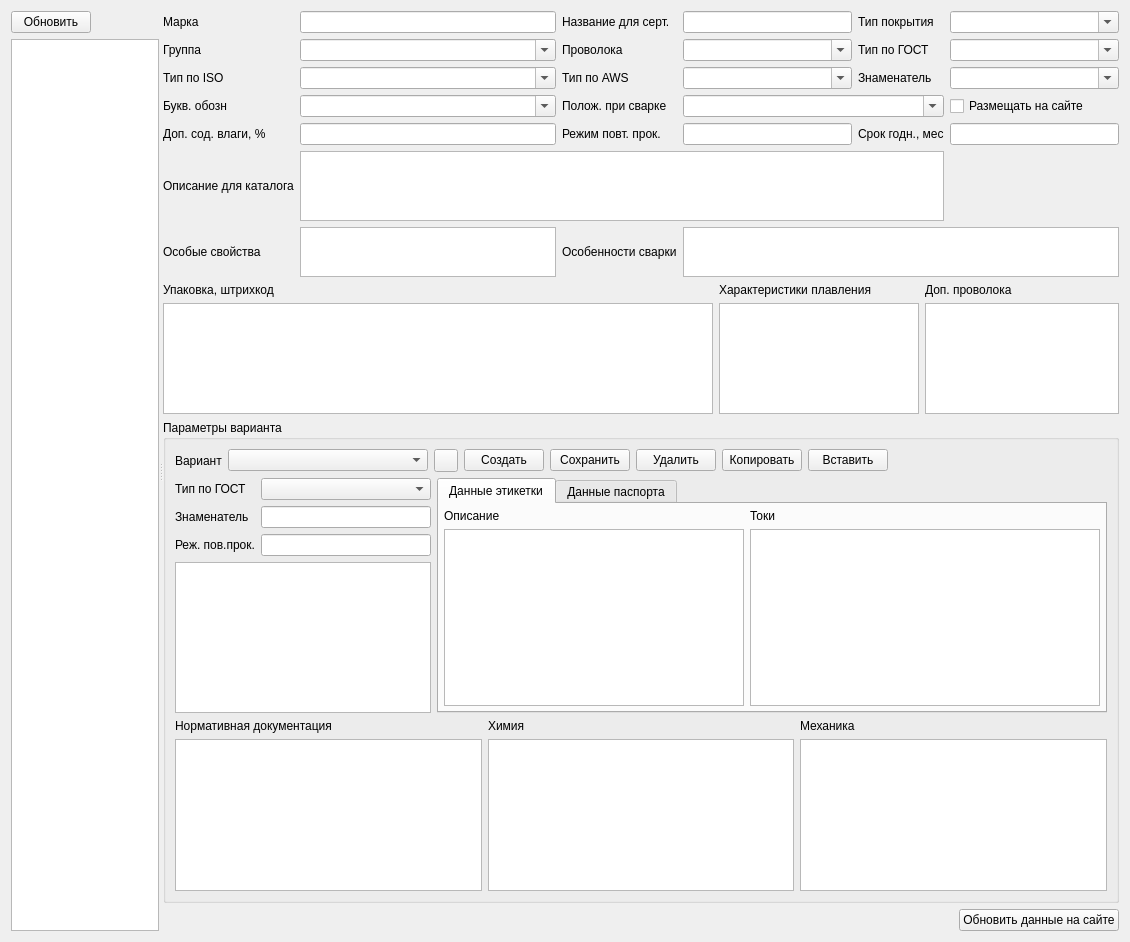
<?xml version="1.0" encoding="UTF-8"?>
<ui version="4.0">
 <class>FormMarkEl</class>
 <widget class="QWidget" name="FormMarkEl">
  <property name="geometry">
   <rect>
    <x>0</x>
    <y>0</y>
    <width>1130</width>
    <height>942</height>
   </rect>
  </property>
  <property name="windowTitle">
   <string>Form</string>
  </property>
  <layout class="QHBoxLayout" name="horizontalLayout_4">
   <item>
    <widget class="QSplitter" name="splitter">
     <property name="orientation">
      <enum>Qt::Orientation::Horizontal</enum>
     </property>
     <widget class="QWidget" name="verticalLayoutWidget">
      <layout class="QVBoxLayout" name="verticalLayout_6">
       <item>
        <widget class="QPushButton" name="pushButtonUpd">
         <property name="sizePolicy">
          <sizepolicy hsizetype="Maximum" vsizetype="Fixed">
           <horstretch>0</horstretch>
           <verstretch>0</verstretch>
          </sizepolicy>
         </property>
         <property name="text">
          <string>Обновить</string>
         </property>
        </widget>
       </item>
       <item>
        <widget class="RestTableView" name="tableViewMark">
         <property name="selectionMode">
          <enum>QAbstractItemView::SelectionMode::SingleSelection</enum>
         </property>
         <property name="selectionBehavior">
          <enum>QAbstractItemView::SelectionBehavior::SelectRows</enum>
         </property>
        </widget>
       </item>
      </layout>
     </widget>
     <widget class="QWidget" name="layoutWidget">
      <layout class="QVBoxLayout" name="verticalLayout_5">
       <item>
        <layout class="QGridLayout" name="gridLayout">
         <item row="1" column="2">
          <widget class="QLabel" name="label_5">
           <property name="text">
            <string>Проволока</string>
           </property>
          </widget>
         </item>
         <item row="2" column="2">
          <widget class="QLabel" name="label_9">
           <property name="text">
            <string>Тип по AWS</string>
           </property>
          </widget>
         </item>
         <item row="3" column="5">
          <widget class="QCheckBox" name="checkBoxKat">
           <property name="text">
            <string>Размещать на сайте</string>
           </property>
          </widget>
         </item>
         <item row="2" column="4">
          <widget class="QLabel" name="label_10">
           <property name="text">
            <string>Знаменатель</string>
           </property>
          </widget>
         </item>
         <item row="2" column="0">
          <widget class="QLabel" name="label_8">
           <property name="text">
            <string>Тип по ISO</string>
           </property>
          </widget>
         </item>
         <item row="2" column="1">
          <widget class="RestComboBox" name="comboBoxISO">
           <property name="editable">
            <bool>true</bool>
           </property>
          </widget>
         </item>
         <item row="1" column="1">
          <widget class="RestComboBox" name="comboBoxVid">
           <property name="editable">
            <bool>true</bool>
           </property>
          </widget>
         </item>
         <item row="2" column="3">
          <widget class="RestComboBox" name="comboBoxAWS">
           <property name="editable">
            <bool>true</bool>
           </property>
          </widget>
         </item>
         <item row="4" column="2">
          <widget class="QLabel" name="label_14">
           <property name="text">
            <string>Режим повт. прок.</string>
           </property>
          </widget>
         </item>
         <item row="0" column="1">
          <widget class="QLineEdit" name="lineEditMark"/>
         </item>
         <item row="0" column="0">
          <widget class="QLabel" name="label">
           <property name="text">
            <string>Марка</string>
           </property>
          </widget>
         </item>
         <item row="0" column="2">
          <widget class="QLabel" name="label_2">
           <property name="text">
            <string>Название для серт.</string>
           </property>
          </widget>
         </item>
         <item row="4" column="3">
          <widget class="QLineEdit" name="lineEditPr"/>
         </item>
         <item row="0" column="3">
          <widget class="QLineEdit" name="lineEditMarkSert"/>
         </item>
         <item row="4" column="5">
          <widget class="QLineEdit" name="lineEditSL"/>
         </item>
         <item row="4" column="4">
          <widget class="QLabel" name="label_12">
           <property name="text">
            <string>Срок годн., мес</string>
           </property>
          </widget>
         </item>
         <item row="1" column="0">
          <widget class="QLabel" name="label_4">
           <property name="text">
            <string>Группа</string>
           </property>
          </widget>
         </item>
         <item row="4" column="1">
          <widget class="QLineEdit" name="lineEditVl"/>
         </item>
         <item row="0" column="5">
          <widget class="RestComboBox" name="comboBoxGroup">
           <property name="editable">
            <bool>true</bool>
           </property>
          </widget>
         </item>
         <item row="3" column="0">
          <widget class="QLabel" name="label_11">
           <property name="text">
            <string>Букв. обозн</string>
           </property>
          </widget>
         </item>
         <item row="1" column="5">
          <widget class="RestComboBox" name="comboBoxGost">
           <property name="editable">
            <bool>true</bool>
           </property>
          </widget>
         </item>
         <item row="3" column="2">
          <widget class="QLabel" name="label_6">
           <property name="text">
            <string>Полож. при сварке</string>
           </property>
          </widget>
         </item>
         <item row="1" column="4">
          <widget class="QLabel" name="label_7">
           <property name="text">
            <string>Тип по ГОСТ</string>
           </property>
          </widget>
         </item>
         <item row="0" column="4">
          <widget class="QLabel" name="label_3">
           <property name="text">
            <string>Тип покрытия</string>
           </property>
          </widget>
         </item>
         <item row="1" column="3">
          <widget class="RestComboBox" name="comboBoxProv">
           <property name="editable">
            <bool>true</bool>
           </property>
          </widget>
         </item>
         <item row="3" column="3" colspan="2">
          <widget class="RestComboBox" name="comboBoxPol">
           <property name="editable">
            <bool>true</bool>
           </property>
          </widget>
         </item>
         <item row="3" column="1">
          <widget class="RestComboBox" name="comboBoxBukv">
           <property name="editable">
            <bool>true</bool>
           </property>
          </widget>
         </item>
         <item row="5" column="0">
          <widget class="QLabel" name="label_15">
           <property name="text">
            <string>Описание для каталога</string>
           </property>
          </widget>
         </item>
         <item row="2" column="5">
          <widget class="RestComboBox" name="comboBoxZnam">
           <property name="editable">
            <bool>true</bool>
           </property>
          </widget>
         </item>
         <item row="4" column="0">
          <widget class="QLabel" name="label_13">
           <property name="text">
            <string>Доп. сод. влаги, %</string>
           </property>
          </widget>
         </item>
         <item row="6" column="0">
          <widget class="QLabel" name="label_21">
           <property name="sizePolicy">
            <sizepolicy hsizetype="Maximum" vsizetype="Preferred">
             <horstretch>0</horstretch>
             <verstretch>0</verstretch>
            </sizepolicy>
           </property>
           <property name="text">
            <string>Особые свойства</string>
           </property>
          </widget>
         </item>
         <item row="5" column="1" colspan="4">
          <widget class="QPlainTextEdit" name="plainTextEditDescrCat">
           <property name="maximumSize">
            <size>
             <width>16777215</width>
             <height>70</height>
            </size>
           </property>
          </widget>
         </item>
         <item row="5" column="5">
          <widget class="QLabel" name="labelPix">
           <property name="minimumSize">
            <size>
             <width>70</width>
             <height>70</height>
            </size>
           </property>
           <property name="maximumSize">
            <size>
             <width>70</width>
             <height>70</height>
            </size>
           </property>
           <property name="contextMenuPolicy">
            <enum>Qt::ContextMenuPolicy::NoContextMenu</enum>
           </property>
           <property name="text">
            <string/>
           </property>
          </widget>
         </item>
         <item row="6" column="1">
          <widget class="QPlainTextEdit" name="plainTextEditDescrSpec">
           <property name="maximumSize">
            <size>
             <width>16777215</width>
             <height>50</height>
            </size>
           </property>
          </widget>
         </item>
         <item row="6" column="2">
          <widget class="QLabel" name="label_22">
           <property name="sizePolicy">
            <sizepolicy hsizetype="Maximum" vsizetype="Preferred">
             <horstretch>0</horstretch>
             <verstretch>0</verstretch>
            </sizepolicy>
           </property>
           <property name="text">
            <string>Особенности сварки</string>
           </property>
          </widget>
         </item>
         <item row="6" column="3" colspan="3">
          <widget class="QPlainTextEdit" name="plainTextEditDescrFeature">
           <property name="maximumSize">
            <size>
             <width>16777215</width>
             <height>50</height>
            </size>
           </property>
          </widget>
         </item>
        </layout>
       </item>
       <item>
        <layout class="QHBoxLayout" name="horizontalLayout_3">
         <item>
          <layout class="QVBoxLayout" name="verticalLayout_3">
           <item>
            <widget class="QLabel" name="label_24">
             <property name="text">
              <string>Упаковка, штрихкод</string>
             </property>
            </widget>
           </item>
           <item>
            <widget class="RestTableView" name="tableViewPack">
             <property name="minimumSize">
              <size>
               <width>550</width>
               <height>0</height>
              </size>
             </property>
             <property name="editTriggers">
              <set>QAbstractItemView::EditTrigger::NoEditTriggers</set>
             </property>
            </widget>
           </item>
          </layout>
         </item>
         <item>
          <layout class="QVBoxLayout" name="verticalLayout_7">
           <item>
            <widget class="QLabel" name="label_23">
             <property name="text">
              <string>Характеристики плавления</string>
             </property>
            </widget>
           </item>
           <item>
            <widget class="RestTableView" name="tableViewPlav"/>
           </item>
          </layout>
         </item>
         <item>
          <layout class="QVBoxLayout" name="verticalLayout_11">
           <item>
            <widget class="QLabel" name="label_30">
             <property name="text">
              <string>Доп. проволока</string>
             </property>
            </widget>
           </item>
           <item>
            <widget class="RestTableView" name="tableViewProvol">
             <property name="maximumSize">
              <size>
               <width>250</width>
               <height>16777215</height>
              </size>
             </property>
            </widget>
           </item>
          </layout>
         </item>
        </layout>
       </item>
       <item>
        <widget class="QGroupBox" name="groupBoxVar">
         <property name="title">
          <string>Параметры варианта</string>
         </property>
         <layout class="QVBoxLayout" name="verticalLayout_9">
          <item>
           <layout class="QHBoxLayout" name="horizontalLayout_6">
            <item>
             <widget class="QLabel" name="label_25">
              <property name="text">
               <string>Вариант</string>
              </property>
             </widget>
            </item>
            <item>
             <widget class="RestComboBox" name="comboBoxVar">
              <property name="minimumSize">
               <size>
                <width>200</width>
                <height>0</height>
               </size>
              </property>
             </widget>
            </item>
            <item>
             <widget class="QToolButton" name="toolButtonEdtVar">
              <property name="sizePolicy">
               <sizepolicy hsizetype="Minimum" vsizetype="Minimum">
                <horstretch>0</horstretch>
                <verstretch>0</verstretch>
               </sizepolicy>
              </property>
              <property name="toolTip">
               <string>Редактировать варианты</string>
              </property>
              <property name="text">
               <string/>
              </property>
              <property name="icon">
               <iconset resource="../res.qrc">
                <normaloff>:/images/key.png</normaloff>:/images/key.png</iconset>
              </property>
             </widget>
            </item>
            <item>
             <widget class="QPushButton" name="pushButtonCreVar">
              <property name="text">
               <string>Создать</string>
              </property>
             </widget>
            </item>
            <item>
             <widget class="QPushButton" name="pushButtonSaveVar">
              <property name="text">
               <string>Сохранить</string>
              </property>
             </widget>
            </item>
            <item>
             <widget class="QPushButton" name="pushButtonDelVar">
              <property name="text">
               <string>Удалить</string>
              </property>
             </widget>
            </item>
            <item>
             <widget class="QPushButton" name="pushButtonCopy">
              <property name="text">
               <string>Копировать</string>
              </property>
             </widget>
            </item>
            <item>
             <widget class="QPushButton" name="pushButtonPaste">
              <property name="text">
               <string>Вставить</string>
              </property>
             </widget>
            </item>
            <item>
             <spacer name="horizontalSpacer_2">
              <property name="orientation">
               <enum>Qt::Orientation::Horizontal</enum>
              </property>
              <property name="sizeHint" stdset="0">
               <size>
                <width>40</width>
                <height>20</height>
               </size>
              </property>
             </spacer>
            </item>
           </layout>
          </item>
          <item>
           <layout class="QHBoxLayout" name="horizontalLayout">
            <item>
             <layout class="QGridLayout" name="gridLayout_2">
              <item row="1" column="0">
               <widget class="QLabel" name="label_26">
                <property name="sizePolicy">
                 <sizepolicy hsizetype="Maximum" vsizetype="Preferred">
                  <horstretch>0</horstretch>
                  <verstretch>0</verstretch>
                 </sizepolicy>
                </property>
                <property name="maximumSize">
                 <size>
                  <width>130</width>
                  <height>16777215</height>
                 </size>
                </property>
                <property name="text">
                 <string>Знаменатель</string>
                </property>
               </widget>
              </item>
              <item row="3" column="0" colspan="2">
               <widget class="RestTableView" name="tableViewInt">
                <property name="minimumSize">
                 <size>
                  <width>220</width>
                  <height>0</height>
                 </size>
                </property>
               </widget>
              </item>
              <item row="1" column="1">
               <widget class="QLineEdit" name="lineEditVarZnam">
                <property name="minimumSize">
                 <size>
                  <width>170</width>
                  <height>0</height>
                 </size>
                </property>
                <property name="maximumSize">
                 <size>
                  <width>150</width>
                  <height>16777215</height>
                 </size>
                </property>
               </widget>
              </item>
              <item row="2" column="1">
               <widget class="QLineEdit" name="lineEditProcVar">
                <property name="minimumSize">
                 <size>
                  <width>170</width>
                  <height>0</height>
                 </size>
                </property>
                <property name="maximumSize">
                 <size>
                  <width>150</width>
                  <height>16777215</height>
                 </size>
                </property>
               </widget>
              </item>
              <item row="2" column="0">
               <widget class="QLabel" name="label_16">
                <property name="sizePolicy">
                 <sizepolicy hsizetype="Maximum" vsizetype="Preferred">
                  <horstretch>0</horstretch>
                  <verstretch>0</verstretch>
                 </sizepolicy>
                </property>
                <property name="maximumSize">
                 <size>
                  <width>130</width>
                  <height>16777215</height>
                 </size>
                </property>
                <property name="text">
                 <string>Реж. пов.прок.</string>
                </property>
               </widget>
              </item>
              <item row="0" column="0">
               <widget class="QLabel" name="label_33">
                <property name="sizePolicy">
                 <sizepolicy hsizetype="Maximum" vsizetype="Preferred">
                  <horstretch>0</horstretch>
                  <verstretch>0</verstretch>
                 </sizepolicy>
                </property>
                <property name="text">
                 <string>Тип по ГОСТ</string>
                </property>
               </widget>
              </item>
              <item row="0" column="1">
               <widget class="RestComboBox" name="comboBoxVarGost">
                <property name="minimumSize">
                 <size>
                  <width>170</width>
                  <height>0</height>
                 </size>
                </property>
               </widget>
              </item>
             </layout>
            </item>
            <item>
             <widget class="QTabWidget" name="tabWidget">
              <property name="currentIndex">
               <number>0</number>
              </property>
              <widget class="QWidget" name="tab">
               <attribute name="title">
                <string>Данные этикетки</string>
               </attribute>
               <layout class="QHBoxLayout" name="horizontalLayout_5">
                <property name="leftMargin">
                 <number>5</number>
                </property>
                <property name="topMargin">
                 <number>5</number>
                </property>
                <property name="rightMargin">
                 <number>5</number>
                </property>
                <property name="bottomMargin">
                 <number>5</number>
                </property>
                <item>
                 <layout class="QVBoxLayout" name="verticalLayout_4">
                  <item>
                   <widget class="QLabel" name="label_27">
                    <property name="text">
                     <string>Описание</string>
                    </property>
                   </widget>
                  </item>
                  <item>
                   <widget class="QPlainTextEdit" name="plainTextEditDescr">
                    <property name="minimumSize">
                     <size>
                      <width>300</width>
                      <height>0</height>
                     </size>
                    </property>
                   </widget>
                  </item>
                 </layout>
                </item>
                <item>
                 <layout class="QVBoxLayout" name="verticalLayout_8">
                  <item>
                   <widget class="QLabel" name="label_19">
                    <property name="text">
                     <string>Токи</string>
                    </property>
                   </widget>
                  </item>
                  <item>
                   <widget class="RestTableView" name="tableViewAmp">
                    <property name="minimumSize">
                     <size>
                      <width>350</width>
                      <height>0</height>
                     </size>
                    </property>
                   </widget>
                  </item>
                 </layout>
                </item>
               </layout>
              </widget>
              <widget class="QWidget" name="tab_2">
               <attribute name="title">
                <string>Данные паспорта</string>
               </attribute>
               <layout class="QHBoxLayout" name="horizontalLayout_7">
                <property name="leftMargin">
                 <number>5</number>
                </property>
                <property name="topMargin">
                 <number>5</number>
                </property>
                <property name="rightMargin">
                 <number>5</number>
                </property>
                <property name="bottomMargin">
                 <number>5</number>
                </property>
                <item>
                 <layout class="QVBoxLayout" name="verticalLayout_10">
                  <item>
                   <widget class="QLabel" name="label_31">
                    <property name="text">
                     <string>Назначение по ТУ</string>
                    </property>
                   </widget>
                  </item>
                  <item>
                   <widget class="QPlainTextEdit" name="plainTextEditDescrTu"/>
                  </item>
                 </layout>
                </item>
                <item>
                 <layout class="QVBoxLayout" name="verticalLayout_13">
                  <item>
                   <widget class="QLabel" name="label_32">
                    <property name="text">
                     <string>Токи</string>
                    </property>
                   </widget>
                  </item>
                  <item>
                   <widget class="RestTableView" name="tableViewAmpTu"/>
                  </item>
                 </layout>
                </item>
               </layout>
              </widget>
             </widget>
            </item>
           </layout>
          </item>
          <item>
           <layout class="QHBoxLayout" name="horizontalLayout_2">
            <item>
             <layout class="QVBoxLayout" name="verticalLayout_12">
              <item>
               <widget class="QLabel" name="label_20">
                <property name="text">
                 <string>Нормативная документация</string>
                </property>
               </widget>
              </item>
              <item>
               <widget class="RestTableView" name="tableViewGost"/>
              </item>
             </layout>
            </item>
            <item>
             <layout class="QVBoxLayout" name="verticalLayout">
              <item>
               <widget class="QLabel" name="label_17">
                <property name="text">
                 <string>Химия</string>
                </property>
               </widget>
              </item>
              <item>
               <widget class="RestTableView" name="tableViewChem"/>
              </item>
             </layout>
            </item>
            <item>
             <layout class="QVBoxLayout" name="verticalLayout_2">
              <item>
               <widget class="QLabel" name="label_18">
                <property name="text">
                 <string>Механика</string>
                </property>
               </widget>
              </item>
              <item>
               <widget class="RestTableView" name="tableViewMech"/>
              </item>
             </layout>
            </item>
           </layout>
          </item>
         </layout>
        </widget>
       </item>
       <item>
        <layout class="QHBoxLayout" name="horizontalLayoutMap">
         <item>
          <spacer name="horizontalSpacer">
           <property name="orientation">
            <enum>Qt::Orientation::Horizontal</enum>
           </property>
           <property name="sizeHint" stdset="0">
            <size>
             <width>40</width>
             <height>20</height>
            </size>
           </property>
          </spacer>
         </item>
         <item>
          <widget class="QPushButton" name="pushButtonSite">
           <property name="text">
            <string>Обновить данные на сайте</string>
           </property>
          </widget>
         </item>
        </layout>
       </item>
      </layout>
     </widget>
    </widget>
   </item>
  </layout>
 </widget>
 <customwidgets>
  <customwidget>
   <class>RestTableView</class>
   <extends>QTableView</extends>
   <header>rest/resttableview.h</header>
  </customwidget>
  <customwidget>
   <class>RestComboBox</class>
   <extends>QComboBox</extends>
   <header>rest/restcombobox.h</header>
  </customwidget>
 </customwidgets>
 <tabstops>
  <tabstop>tableViewMark</tabstop>
  <tabstop>lineEditMark</tabstop>
  <tabstop>lineEditMarkSert</tabstop>
  <tabstop>comboBoxGroup</tabstop>
  <tabstop>comboBoxVid</tabstop>
  <tabstop>comboBoxProv</tabstop>
  <tabstop>comboBoxGost</tabstop>
  <tabstop>comboBoxISO</tabstop>
  <tabstop>comboBoxAWS</tabstop>
  <tabstop>comboBoxBukv</tabstop>
  <tabstop>comboBoxPol</tabstop>
  <tabstop>lineEditVl</tabstop>
  <tabstop>lineEditPr</tabstop>
  <tabstop>lineEditSL</tabstop>
  <tabstop>tableViewChem</tabstop>
  <tabstop>tableViewMech</tabstop>
 </tabstops>
 <resources>
  <include location="../res.qrc"/>
 </resources>
 <connections/>
</ui>
